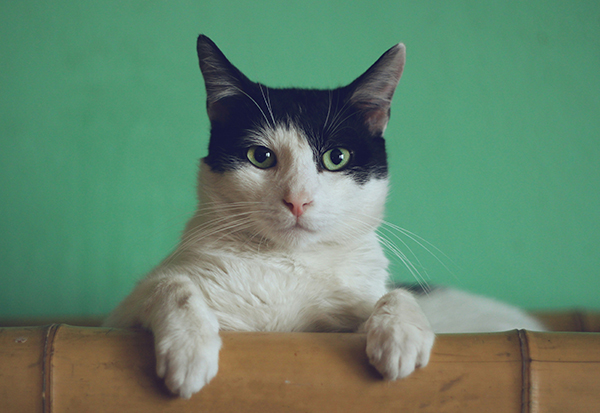
#> input picture myenv/images/Cat2.jpg, 600 x 413 px, found by its file name
$ python resize.py
#> lines starting #> are read from the running program, lines starting #| are printed output that depends on the picture
import cv2
import numpy as np

# Absolute path to the image
img = cv2.imread('/Users/seungwookyoon/LearnOpenCV/myenv/images/Cat2.jpg')
#> img is the input picture: shape (413, 600, 3); mean B, G, R 108.4, 133.2, 99.7

cv2.imshow('Cat', img)

resized = cv2.resize(img, (300, 300), interpolation= cv2.INTER_CUBIC) # width, height
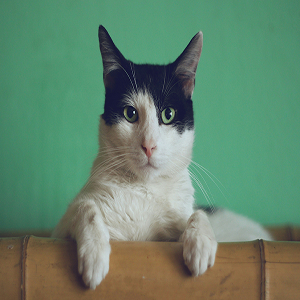
#> resized: shape (300, 300, 3); mean B, G, R 108.4, 133.2, 99.7
# cv2.imshow('Resized', resized)

# Flipping the image
# 0: flipping vertically
# 1: flipping horizontally
# -1: flipping both vertically and horizontally
flip = cv2.flip(img, 0)
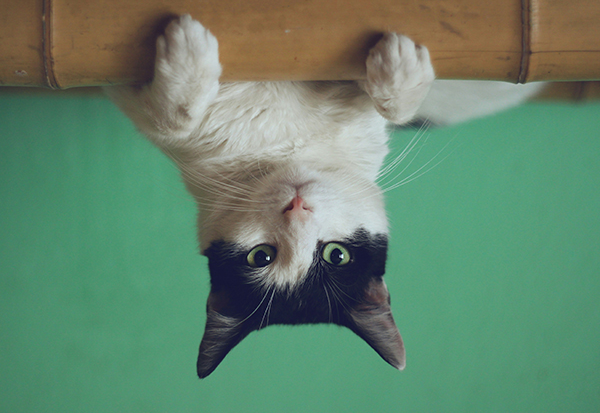
#> flip: shape (413, 600, 3); mean B, G, R 108.4, 133.2, 99.7
cv2.imshow('Flipped', flip)

# Cropping the image
cropped = img[50:200, 100:200] # height, width
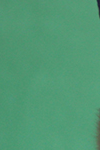
#> cropped: shape (150, 100, 3); mean B, G, R 115.9, 152.7, 80.6
cv2.imshow('Cropped', cropped)

cv2.waitKey(0)
